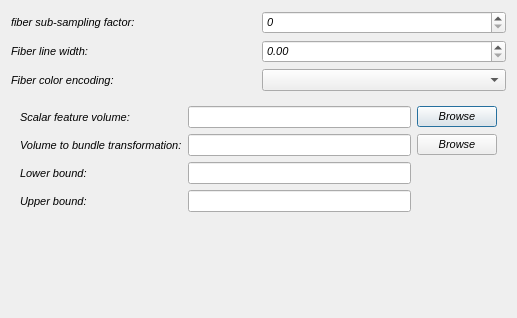
<?xml version="1.0" encoding="UTF-8"?>
<ui version="4.0">
 <class>Dialog</class>
 <widget class="QDialog" name="Dialog">
  <property name="geometry">
   <rect>
    <x>0</x>
    <y>0</y>
    <width>517</width>
    <height>318</height>
   </rect>
  </property>
  <property name="sizePolicy">
   <sizepolicy hsizetype="MinimumExpanding" vsizetype="MinimumExpanding">
    <horstretch>0</horstretch>
    <verstretch>0</verstretch>
   </sizepolicy>
  </property>
  <property name="font">
   <font>
    <pointsize>8</pointsize>
    <italic>true</italic>
   </font>
  </property>
  <property name="windowTitle">
   <string>Dialog</string>
  </property>
  <layout class="QGridLayout" name="gridLayout_3">
   <item row="0" column="0">
    <layout class="QVBoxLayout" name="verticalLayout">
     <item>
      <layout class="QGridLayout" name="gridLayout">
       <item row="1" column="0">
        <widget class="QLabel" name="label_2">
         <property name="text">
          <string>Fiber line width:</string>
         </property>
        </widget>
       </item>
       <item row="2" column="0">
        <widget class="QLabel" name="label_3">
         <property name="text">
          <string>Fiber color encoding:</string>
         </property>
        </widget>
       </item>
       <item row="1" column="1">
        <widget class="QDoubleSpinBox" name="doubleSpinBox_FiberLineWidth"/>
       </item>
       <item row="2" column="1">
        <widget class="QComboBox" name="comboBox_FiberColorEncoding"/>
       </item>
       <item row="0" column="0">
        <widget class="QLabel" name="label">
         <property name="text">
          <string>fiber sub-sampling factor:</string>
         </property>
        </widget>
       </item>
       <item row="0" column="1">
        <widget class="QSpinBox" name="spinBox_FiberSubSamplingFactor"/>
       </item>
      </layout>
     </item>
     <item>
      <widget class="QStackedWidget" name="stackedWidget_FiberColorEncoding">
       <property name="currentIndex">
        <number>3</number>
       </property>
       <widget class="QWidget" name="page_5">
        <layout class="QGridLayout" name="gridLayout_6"/>
       </widget>
       <widget class="QWidget" name="page"/>
       <widget class="QWidget" name="page_3">
        <layout class="QGridLayout" name="gridLayout_4"/>
       </widget>
       <widget class="QWidget" name="page_4">
        <layout class="QGridLayout" name="gridLayout_8">
         <item row="0" column="0">
          <layout class="QGridLayout" name="gridLayout_7">
           <item row="0" column="0">
            <widget class="QLabel" name="label_5">
             <property name="text">
              <string>Scalar feature volume:</string>
             </property>
            </widget>
           </item>
           <item row="2" column="1">
            <widget class="QLineEdit" name="lineEdit_LowerBound"/>
           </item>
           <item row="3" column="1">
            <widget class="QLineEdit" name="lineEdit_UpperBound"/>
           </item>
           <item row="1" column="1">
            <widget class="QLineEdit" name="lineEdit_FileNameScalarFeatureVolumeToBundleTransform3d"/>
           </item>
           <item row="0" column="1">
            <widget class="QLineEdit" name="lineEdit_FileNameScalarFeatureVolume"/>
           </item>
           <item row="2" column="0">
            <widget class="QLabel" name="label_7">
             <property name="text">
              <string>Lower bound:</string>
             </property>
            </widget>
           </item>
           <item row="0" column="2">
            <widget class="QPushButton" name="pushButton_FileNameScalarFeatureVolume">
             <property name="text">
              <string>Browse</string>
             </property>
            </widget>
           </item>
           <item row="1" column="2">
            <widget class="QPushButton" name="pushButton_FileNameScalarFeatureVolumeToBundleTransform3d">
             <property name="text">
              <string>Browse</string>
             </property>
            </widget>
           </item>
           <item row="1" column="0">
            <widget class="QLabel" name="label_6">
             <property name="text">
              <string>Volume to bundle transformation:</string>
             </property>
            </widget>
           </item>
           <item row="3" column="0">
            <widget class="QLabel" name="label_8">
             <property name="text">
              <string>Upper bound:</string>
             </property>
            </widget>
           </item>
           <item row="4" column="0">
            <spacer name="verticalSpacer_2">
             <property name="orientation">
              <enum>Qt::Vertical</enum>
             </property>
             <property name="sizeHint" stdset="0">
              <size>
               <width>20</width>
               <height>40</height>
              </size>
             </property>
            </spacer>
           </item>
          </layout>
         </item>
        </layout>
       </widget>
      </widget>
     </item>
    </layout>
   </item>
  </layout>
 </widget>
 <resources/>
 <connections/>
</ui>
